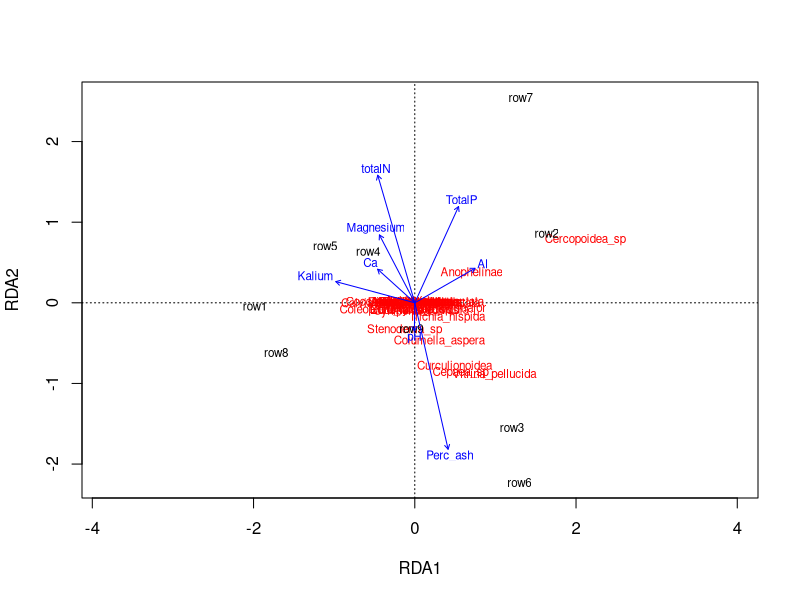

Here is the R script that generated this plot:
# For this week it's time to start exploring your own ideas and questions in R.
  # There are at least five options in the dataset to create the following comparisons.

# (Q1 - 12 pts) Use the dataset from the tutorial to complete one redundancy analysis (RDA) with variance partitioning on a different community (NOT the nematodes).
  # Explain the ecological importance of your significant predictor variables, or the importance if none are significant for your community.

library(readxl)

setwd("C:/GitHub/Rolecki-R4Ecol/Week 9")

abiotic.tibble <- read_excel("Penaetal_2016_data.xlsx", sheet = "Abiotic factors")
abiotic <- as.data.frame(abiotic.tibble)

invert.tibble <- read_excel("Penaetal_2016_data.xlsx", sheet = "Invertebrate_community")
invert <- as.data.frame(invert.tibble)
head(invert)

abiotic.names <- paste(abiotic$Land_Use, abiotic$Parcel)
abiotic$names <- abiotic.names


invert.names <- paste(invert$Landuse, invert$Parcel)
invert$names <- invert.names

abiotic.means <- aggregate(x = abiotic, by = list(abiotic$names), FUN = "mean")
invert.means <- aggregate(x = invert, by = list(invert$names), FUN = "mean")

head(abiotic.means)
head(invert.means)

abiotic.invert <- merge(abiotic.means, invert.means, by = "Group.1", all = FALSE)

abiotic.unmerged <- abiotic.invert[,7:15]
invert.unmerged <- abiotic.invert[,19:50]


#abiotic.means1 <- abiotic.unmerged[,-16] 
#abiotic.means2 <- abiotic.means1[,-1:-6] 
#abiotic.means1 <- sapply(abiotic.means2, as.numeric ) 
#abiotic.means1 <- as.data.frame(abiotic.means2) 

#invert.means1 <- invert.unmerged[,-1:-3]
#invert.means2 <- invert.means1[,-70]
#invert.means2 <- sapply(invert.means2, as.numeric)
#invert.means2 <- as.data.frame(invert.means2)


abiotic.unmerged1<- sapply(abiotic.unmerged, as.numeric)
abiotic.unmerged1 <- as.data.frame(abiotic.unmerged1)
invert.unmerged1 <- sapply(invert.unmerged, as.numeric)
invert.unmerged1 <- as.data.frame(invert.unmerged1)



library(vegan)
colnames(abiotic.unmerged)
ord <- rda(invert.unmerged1 ~ pH + totalN + Perc_ash + Kalium + Magnesium + Ca + Al + TotalP + OlsenP, abiotic.unmerged1)
ord

anova(ord)
plot(ord)  

ord <- rda(invert.unmerged1 ~., abiotic.unmerged1[,-8:-9]) 
ord.int <- rda(invert.unmerged1 ~1, abiotic.unmerged1[,-8:-9])



step.mod <- ordistep(ord.int, scope = formula(ord), selection = "both")
step.mod$anova

step.R2mod <- ordiR2step(ord.int, scope = formula(ord), selection = "forward")

# (Q2 - 12 pts) Then use the dataset from the tutorial to create a linear model related to your RDA. Try multiple predictors to find the best fit model.
  # Explain the ecological importance of the significant predictors, or lack of significant predictors.

# (Q3 - 6 pts) Provide a 3-4 sentence synthesis of how these results relate to one another and the value of considering both together for interpreting biotic-abiotic interactions.


